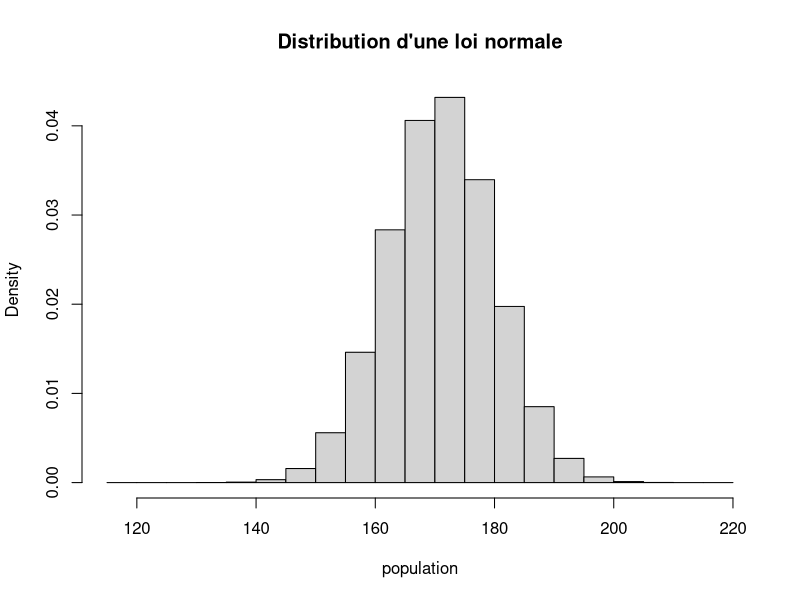
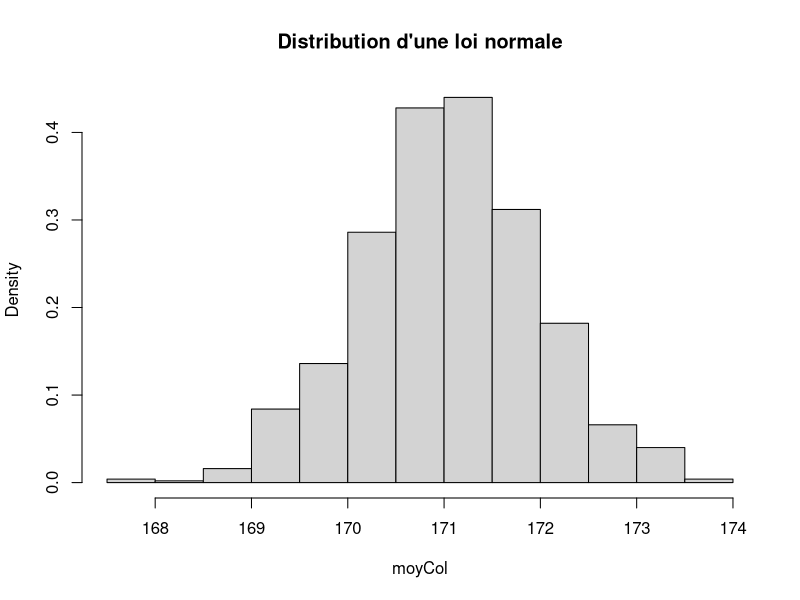
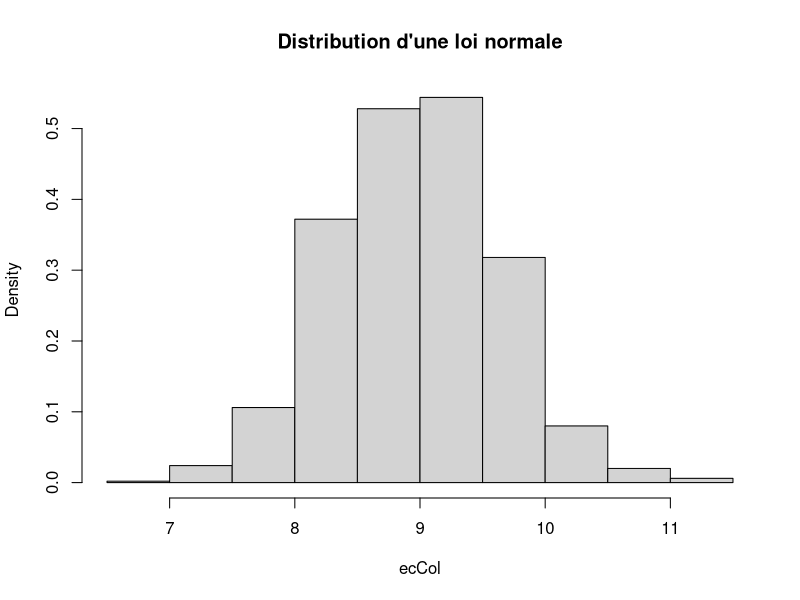
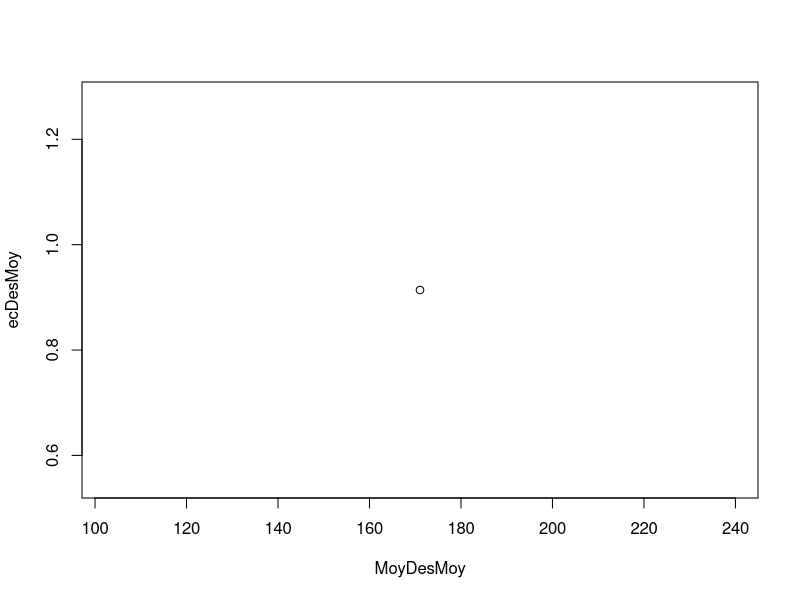

Write the R code that produced these figures, in order.
library(gplots)

## Erxercice 1

population <- rnorm(n = 10000000,mean = 171,sd = 9)

p = mean(population)
et = sd(population)

hist(population, main="Distribution d'une loi normale",
     probability = TRUE)


requete_1 <- population[population > 190]
nb190 = length(requete_1)
prob1 = nb190/length(population)

p190 = 1 - pnorm(190,171,9)

requete_2 <- population[population < 144]
nb144 =length(requete_2)
prob2 = nb144/length(population)

p144 = pnorm(144,171,9)

## Erxercice 2

echant = sample(population, 100, replace = T)
p = mean(echant)
ec = sd(echant)

# Oui, elles sont proches de celles de la population

borneD = p+1.96*ec/sqrt(100)
borneG = p-1.96*ec/sqrt(100)

df = data.frame(replicate(1000, sample(population, 100, replace = T)))
moyCol = apply(df,2, mean, na.rm=T)
ecCol = apply(df,2, sd, na.rm=T)

hist(moyCol, main="Distribution d'une loi normale",
     probability = TRUE)

hist(ecCol, main="Distribution d'une loi normale",
     probability = TRUE)

MoyDesMoy = mean(moyCol)
ecDesMoy = sd(moyCol)

length(moyCol[moyCol > 172.8])
p172 = 1 - pnorm(172.8,MoyDesMoy,9)

demiInter = 1.96 * ecDesMoy/sqrt(100)

BorG = MoyDesMoy-demiInter
BorD = MoyDesMoy+demiInter

plotCI(x=MoyDesMoy, y=ecDesMoy)
